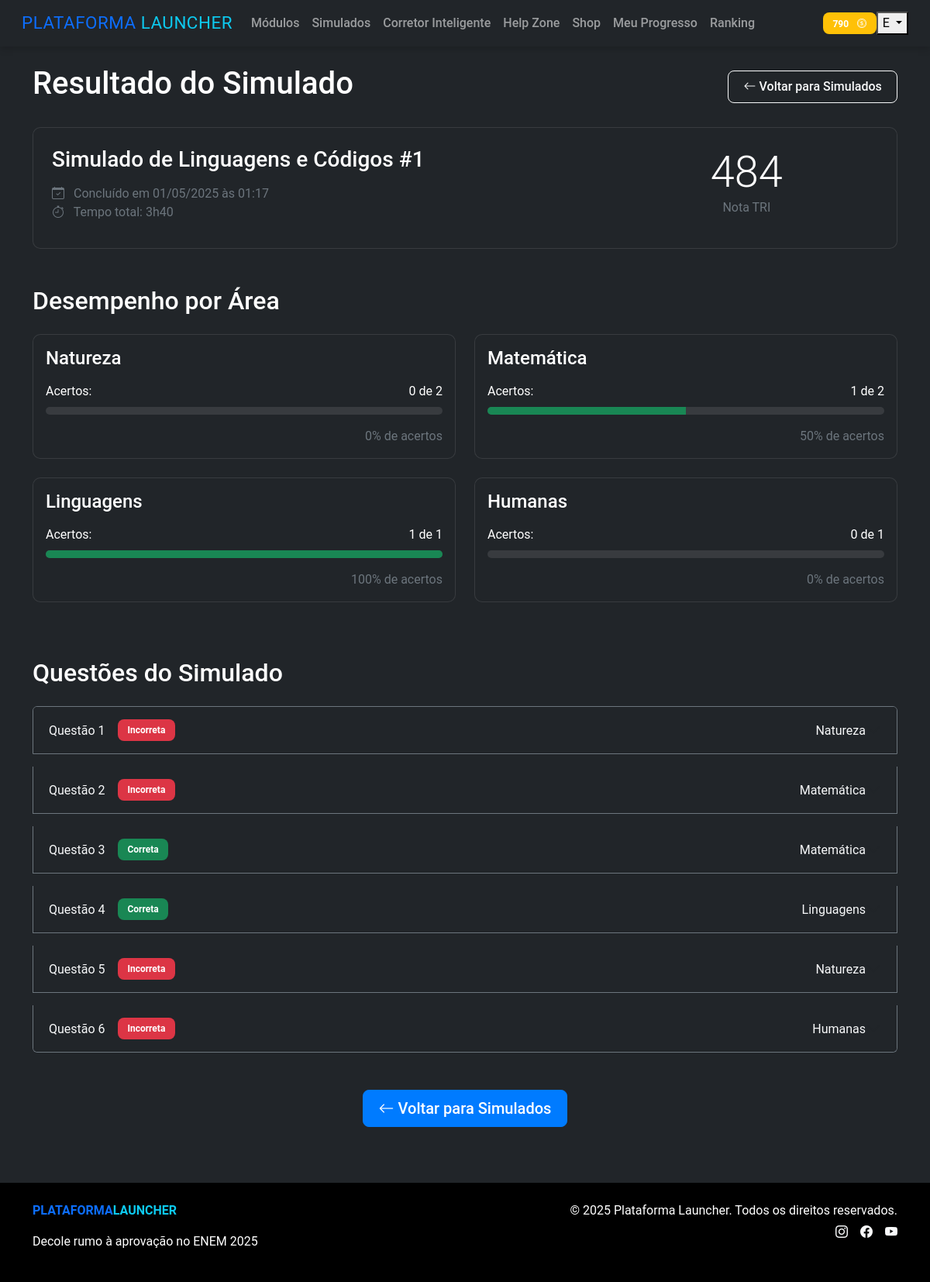
The page /simulados/4/resultado (signed in) on the database its author committed.
### app/models/user.py (models this page shows, shortened)
class User(UserMixin, db.Model):
    id = db.Column(db.Integer, primary_key=True)
    username = db.Column(db.String(128), index=True, unique=True)
    email = db.Column(db.String(256), index=True, unique=True)
    password_hash = db.Column(db.String(256))
    nome_completo = db.Column(db.String(256))
    xp_total = db.Column(db.Integer, default=0)
    data_registro = db.Column(db.DateTime, default=datetime.utcnow)
    simulados = db.relationship('Simulado', backref='usuario', lazy='dynamic')
    redacoes = db.relationship('Redacao', backref='usuario', lazy='dynamic')

### app/models/simulado.py (models this page shows, shortened)
class Simulado(db.Model):
    id = db.Column(db.Integer, primary_key=True)
    numero = db.Column(db.Integer)
    titulo = db.Column(db.String(120))
    areas = db.Column(db.String(120))  # Ex: "Linguagens e Natureza"
    duracao_minutos = db.Column(db.Integer)
    data_agendada = db.Column(db.DateTime, nullable=True)
    data_realizado = db.Column(db.DateTime, nullable=True)
    tempo_realizado = db.Column(db.String(20), nullable=True)  # Ex: "01h46"
    status = db.Column(db.String(20), default="Pendente")  # Pendente, Concluído
    nota_tri = db.Column(db.Float, nullable=True)
    tempo_medio_por_questao = db.Column(db.Float, nullable=True)  # em segundos
    questoes_puladas = db.Column(db.Integer, default=0)
    acertos_total = db.Column(db.Integer, default=0)
    user_id = db.Column(db.Integer, db.ForeignKey('user.id'))
    questoes = db.relationship('Questao', backref='simulado', lazy='dynamic')

class Questao(db.Model):
    id = db.Column(db.Integer, primary_key=True)
    numero = db.Column(db.Integer)
    texto = db.Column(db.Text)
    area = db.Column(db.String(50))  # Linguagens, Matemática, etc.
    dificuldade = db.Column(db.Float)  # Para cálculo TRI
    resposta_correta = db.Column(db.String(1))  # A, B, C, D ou E
    resposta_usuario = db.Column(db.String(1), nullable=True)
    tempo_resposta = db.Column(db.Integer, nullable=True)  # tempo em segundos que levou para responder
    simulado_id = db.Column(db.Integer, db.ForeignKey('simulado.id'))
    alternativas = db.relationship('Alternativa', backref='questao', lazy='dynamic')
    def verificar_resposta(self):
        return self.resposta_usuario == self.resposta_correta

### app/routes/simulados.py (the view)
@simulados_bp.route('/<int:simulado_id>/resultado')
@login_required
def resultado(simulado_id):
    simulado = Simulado.query.get_or_404(simulado_id)
    if simulado.user_id != current_user.id:
        flash('Você não tem permissão para acessar este simulado.', 'danger')
        return redirect(url_for('simulados.index'))
    if simulado.status != 'Concluído':
        flash('Este simulado ainda não foi concluído.', 'warning')
        return redirect(url_for('simulados.index'))
    areas = {}
    for questao in simulado.questoes:
        area = questao.area
        if area not in areas:
            areas[area] = {'total': 0, 'acertos': 0}
        areas[area]['total'] += 1
        if questao.verificar_resposta():
            areas[area]['acertos'] += 1
    for area in areas:
        areas[area]['percentual'] = (areas[area]['acertos'] / areas[area]['total']) * 100 if areas[area]['total'] > 0 else 0
    tempos_questoes = []
    numeros_questoes = []
    for questao in simulado.questoes.order_by(Questao.numero):
        if questao.tempo_resposta:
            numeros_questoes.append(questao.numero)
            tempos_questoes.append(round(questao.tempo_resposta / 60, 1))
    historico_notas = Simulado.query.filter(
        Simulado.user_id == current_user.id,
        Simulado.status == 'Concluído',
        Simulado.id != simulado_id
    ).order_by(Simulado.data_realizado.desc()).limit(3).all()
    media_usuario = db.session.query(db.func.avg(Simulado.nota_tri)).filter(
        Simulado.user_id == current_user.id,
        Simulado.status == 'Concluído'
    ).scalar() or 0
    pontos_fortes = []
    pontos_fracos = []
    areas_ordenadas = sorted(areas.items(), key=lambda x: x[1]['percentual'], reverse=True)
    for area, dados in areas_ordenadas[:2]:
        if dados['percentual'] >= 50:  # Só considerar como forte se >= 50%
            pontos_fortes.append(f"{area}: {dados['percentual']:.1f}%")
    for area, dados in reversed(areas_ordenadas[-2:]):
        if dados['percentual'] < 70:  # Só considerar como fraco se < 70%
            pontos_fracos.append(f"{area}: {dados['percentual']:.1f}%")
    return render_template('simulados/resultado.html',
                          simulado=simulado,
                          areas=areas,
                          tempos_questoes=json.dumps(tempos_questoes),
                          numeros_questoes=json.dumps(numeros_questoes),
                          historico_notas=historico_notas,
                          media_usuario=media_usuario,
                          pontos_fortes=pontos_fortes,
                          pontos_fracos=pontos_fracos)

### app/models/user.py (called while the page is built)
@login_manager.user_loader
def load_user(id):
    return User.query.get(int(id))

### app/templates/simulados/resultado.html (shortened to what this page needs)
{% extends "layout.html" %}
{% block content %}
<div class="simulado-resultado">
    <div class="d-flex justify-content-between align-items-center mb-4">
        <h1>Resultado do Simulado</h1>
        <a href="{{ url_for('simulados.index') }}" class="btn btn-outline-light">
            <i class="bi bi-arrow-left"></i> Voltar para Simulados
        </a>
    </div>
    <div class="card bg-dark mb-5">
        <div class="card-body p-4">
            <div class="row">
                <div class="col-md-8">
                    <h3 class="card-title mb-3">{{ simulado.titulo }}</h3>
                    <p class="text-muted mb-0">
                        <i class="bi bi-calendar-check me-2"></i>
                        Concluído em {{ simulado.data_realizado.strftime('%d/%m/%Y às %H:%M') }}
                    </p>
                    <p class="text-muted mb-0">
                        <i class="bi bi-stopwatch me-2"></i>
                        Tempo total: {{ simulado.tempo_realizado }}
                    </p>
                </div>
                <div class="col-md-4 text-center">
                    <div class="nota-tri mb-2">
                        <h2 class="display-4 mb-0">{{ simulado.nota_tri|int }}</h2>
                        <p class="text-muted">Nota TRI</p>
                    </div>
                </div>
            </div>
        </div>
    </div>
    <h2 class="mb-4">Desempenho por Área</h2>
    <div class="row mb-5">
        {% for area_nome, area_dados in areas.items() %}
        <div class="col-md-6 mb-4">
            <div class="card bg-dark h-100">
                <div class="card-body">
                    <h4 class="card-title mb-3">{{ area_nome }}</h4>
                    <div class="d-flex justify-content-between mb-2">
                        <span>Acertos:</span>
                        <span>{{ area_dados.acertos }} de {{ area_dados.total }}</span>
                    </div>
                    <div class="progress mb-3" style="height: 10px;">
                        <div class="progress-bar bg-success" role="progressbar"
                             style="width: {{ area_dados.percentual }}%;"
                             aria-valuenow="{{ area_dados.percentual }}"
                             aria-valuemin="0" aria-valuemax="100"></div>
                    </div>
                    <div class="text-end text-muted">
                        {{ area_dados.percentual|round|int }}% de acertos
                    </div>
                </div>
            </div>
        </div>
        {% endfor %}
    </div>
    <h2 class="mb-4">Questões do Simulado</h2>
    <div class="accordion" id="accordionQuestoes">
        {% for questao in simulado.questoes %}
        <div class="accordion-item bg-dark border-secondary mb-3">
            <h2 class="accordion-header" id="heading{{ questao.numero }}">
                <button class="accordion-button collapsed bg-dark text-light" type="button"
                        data-bs-toggle="collapse" data-bs-target="#collapse{{ questao.numero }}"
                        aria-expanded="false" aria-controls="collapse{{ questao.numero }}">
                    <div class="d-flex align-items-center w-100">
                        <span class="me-3">Questão {{ questao.numero }}</span>
                        {% if questao.resposta_usuario == questao.resposta_correta %}
                            <span class="badge bg-success me-auto">Correta</span>
                        {% else %}
                            <span class="badge bg-danger me-auto">Incorreta</span>
                        {% endif %}
                        <span class="ms-auto">{{ questao.area }}</span>
                    </div>
                </button>
            </h2>
        </div>
        {% endfor %}
    </div>
    <div class="text-center mt-5">
        <a href="{{ url_for('simulados.index') }}" class="btn btn-primary btn-lg">
            <i class="bi bi-arrow-left"></i> Voltar para Simulados
        </a>
    </div>
</div>
{% endblock %}

### app/templates/layout.html (shortened to what this page needs)
<!DOCTYPE html>
<html lang="pt-br">
<head>
    <link href="https://cdn.jsdelivr.net/npm/bootstrap@5.2.3/dist/css/bootstrap.min.css" rel="stylesheet">
    <link rel="stylesheet" href="https://cdn.jsdelivr.net/npm/bootstrap-icons@1.11.1/font/bootstrap-icons.css">
    <link rel="stylesheet" href="{{ url_for('static', filename='css/style.css') }}">
</head>
<body class="bg-dark text-white">
    <header>
        <nav class="navbar navbar-expand-lg navbar-dark">
            <div class="container-fluid">
                <a class="navbar-brand" href="#">
                    <span class="text-primary">PLATAFORMA</span>
                    <span class="text-info">LAUNCHER</span>
                </a>
                <div class="collapse navbar-collapse" id="navbarNav">
                    <ul class="navbar-nav me-auto">
                        <li class="nav-item">
                            <a class="nav-link" href="{{ url_for('main.index') }}">Módulos</a>
                        </li>
                        <li class="nav-item">
                            <a class="nav-link" href="{{ url_for('simulados.index') }}">Simulados</a>
                        </li>
                        <li class="nav-item">
                            <a class="nav-link" href="#">Corretor Inteligente</a>
                        </li>
                        <li class="nav-item">
                            <a class="nav-link" href="{{ url_for('helpzone.index') }}">Help Zone</a>
                        </li>
                        <li class="nav-item">
                            <a class="nav-link" href="{{ url_for('shop.index') }}">Shop</a>
                        </li>
                        <li class="nav-item">
                            <a class="nav-link" href="{{ url_for('progresso.index') }}">Meu Progresso</a>
                        </li>
                        <li class="nav-item">
                            <a class="nav-link" href="#">Ranking</a>
                        </li>
                    </ul>
                    <div class="d-flex align-items-center">
                        {% if current_user.is_authenticated %}
                            <a href="{{ url_for('shop.index') }}" class="badge bg-warning text-decoration-none">
                                <span>{{ current_user.xp_total }}</span>
                                <i class="bi bi-coin ms-2"></i>
                            </a>
                            <div class="avatar-container dropdown">
                                <button class="btn-avatar dropdown-toggle" type="button" data-bs-toggle="dropdown">
                                    {{ current_user.username[0]|upper }}
                                </button>
                            </div>
                        {% else %}
                            <a href="{{ url_for('auth.login') }}" class="btn btn-outline-light me-2">Login</a>
                            <a href="{{ url_for('auth.registro') }}" class="btn btn-primary">Cadastre-se</a>
                        {% endif %}
                    </div>
                </div>
            </div>
        </nav>
    </header>
    <main class="container py-4">
        {% block content %}{% endblock %}
    </main>
    <footer class="bg-black text-white py-4 mt-5">
        <div class="container">
            <div class="row">
                <div class="col-md-6">
                    <div class="d-flex align-items-center mb-3">
                        <span class="text-primary fw-bold">PLATAFORMA</span>
                        <span class="text-info fw-bold">LAUNCHER</span>
                    </div>
                    <p>Decole rumo à aprovação no ENEM 2025</p>
                </div>
                <div class="col-md-6 text-md-end">
                    <p class="mb-1">© 2025 Plataforma Launcher. Todos os direitos reservados.</p>
                    <div class="d-flex justify-content-md-end">
                        <a href="#" class="text-light me-3"><i class="bi bi-instagram"></i></a>
                        <a href="#" class="text-light me-3"><i class="bi bi-facebook"></i></a>
                        <a href="#" class="text-light"><i class="bi bi-youtube"></i></a>
                    </div>
                </div>
            </div>
        </div>
    </footer>
</body>
</html>

### app/static/css/style.css (style rules this page uses)
:root { --primary: #007bff; --secondary: #00b4d8; --dark: #0d1117; --darker: #000000; --light: #f8f9fa; --success: #28a745; --warning: #ffc107; --danger: #dc3545; }
body { background-color: var(--dark); color: var(--light); font-family: 'Roboto', sans-serif; }
.navbar { padding: 0.5rem 1rem; box-shadow: 0 2px 10px rgba(0, 0, 0, 0.2); }
.card { border-radius: 10px; border: 1px solid rgba(255, 255, 255, 0.1); transition: transform 0.3s, box-shadow 0.3s; }
.btn { border-radius: 8px; padding: 0.5rem 1.2rem; font-weight: 500; }
.btn-primary { background-color: var(--primary); border-color: var(--primary); }
.badge { padding: 0.5rem 0.8rem; border-radius: 8px; }
.progress { height: 10px; border-radius: 5px; background-color: rgba(255, 255, 255, 0.1); }
.navbar-brand { font-size: 1.4rem; letter-spacing: 0.5px; }
.nav-link { font-weight: 500; padding: 0.5rem 0.8rem; transition: color 0.2s; }
.badge.bg-warning { font-weight: 600; }

### rows shown on the page
User: xp_total "790", username "E"
Simulado: titulo "Simulado de Linguagens e Códigos #1", data_realizado "01/05/2025 às 01:17", tempo_realizado "3h40", nota_tri "484"
Questao: area "Natureza", acertos "0", total "2", percentual "0", numero "1", resposta_usuario "Incorreta"
Questao: area "Matemática", acertos "1", total "2", {{ area_dados.percentual }} 50.0 (drawn), percentual "50", numero "2", resposta_usuario "Incorreta"
Questao: area "Linguagens", acertos "1", total "1", {{ area_dados.percentual }} 100.0 (drawn), percentual "100", numero "4", resposta_usuario "Correta"
Questao: area "Humanas", acertos "0", total "1", percentual "0", numero "6", resposta_usuario "Incorreta"
Questao: numero "3", resposta_usuario "Correta", area "Matemática"
Questao: numero "5", resposta_usuario "Incorreta", area "Natureza"
